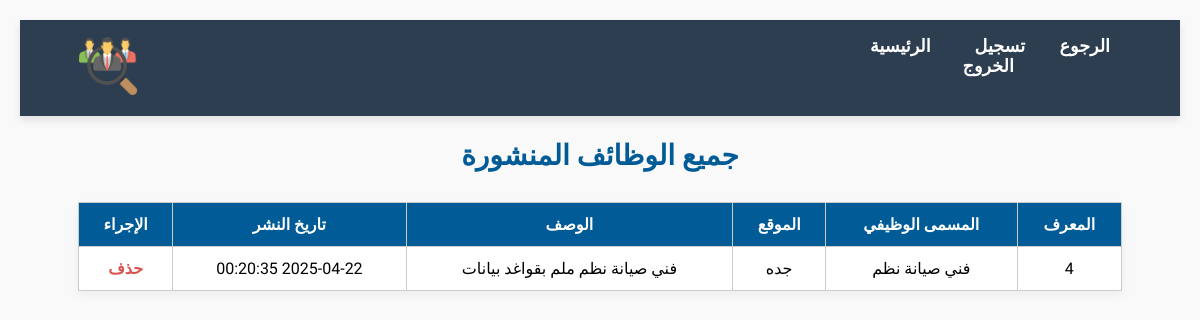
Page /admin_panel/manage_jobs.php (signed in) on the committed database.
### tables this page shows
CREATE TABLE IF NOT EXISTS `job_posts` (
  `id` int NOT NULL AUTO_INCREMENT,
  `company_id` int NOT NULL,
  `title` varchar(255) NOT NULL,
  `description` text NOT NULL,
  `required_specialty` varchar(255) NOT NULL,
  `created_at` timestamp NULL DEFAULT CURRENT_TIMESTAMP,
  `location` varchar(255) DEFAULT NULL,
  `salary` decimal(10,0) DEFAULT NULL,
  PRIMARY KEY (`id`),
  KEY `company_id` (`company_id`)
);

### admin_panel/manage_jobs.php (the view, shortened to what this page needs)
<?php
include '../db_connect.php';
$jobs = $conn->query("SELECT * FROM job_posts");
?>
<!DOCTYPE html>
<html lang="ar" dir="rtl">
<head>
    <link rel="stylesheet" href="../css/header.css">
    <?php include '../header.php'; ?>
   <link rel="stylesheet" href="../css/manage_job.css">
</head>
<body>
<h2>جميع الوظائف المنشورة</h2>
<table>
    <tr>
        <th>المعرف</th>
        <th>المسمى الوظيفي</th>
        <th>الموقع</th>
        <th>الوصف</th>
        <th>تاريخ النشر</th>
        <th>الإجراء</th>
    </tr>
    <?php while ($row = $jobs->fetch_assoc()): ?>
<tr>
    <td><?= $row['id'] ?></td>
    <td><?= htmlspecialchars($row['title'] ?? '') ?></td>
    <td><?= htmlspecialchars($row['location'] ?? '') ?></td>
    <td><?= htmlspecialchars($row['description'] ?? '') ?></td>
    <td><?= htmlspecialchars($row['created_at'] ?? '') ?></td>
    <td>
        <a href="delete_job.php?id=<?= $row['id'] ?>" onclick="return confirm('هل أنت متأكد من حذف هذه الوظيفة؟')">حذف</a>
    </td>
</tr>
<?php endwhile; ?>
</table>
</body>
</html>

### css/manage_job.css (style rules this page uses)
body { font-family: 'Cairo', sans-serif; background-color: #f9f9f9; margin: 0; padding: 20px; direction: rtl; }
h2 { text-align: center; color: #005b96; font-size: 28px; margin-bottom: 30px; }
table { width: 90%; margin: 0 auto; border-collapse: collapse; background-color: #fff; box-shadow: 0 4px 10px rgba(0,0,0,0.05); }
th, td { border: 1px solid #ccc; padding: 12px; text-align: center; font-size: 16px; }
th { background-color: #005b96; color: white; }
a { color: #d9534f; text-decoration: none; font-weight: bold; }

### rows in the picture
job_posts: id "4", title "فني صيانة نظم", location "جده", description "فني صيانة نظم ملم بقواغد بيانات", created_at "2025-04-22 00:20:35"
